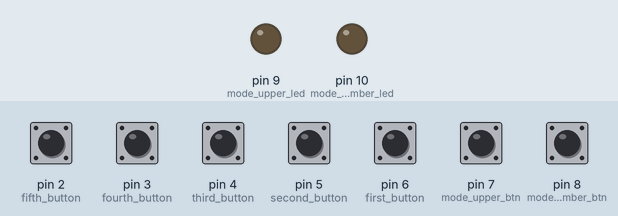
This sketch was run on a simulated Arduino Leonardo, built with avr-gcc and run on an emulated ATmega32U4. On the bench: output pins drawn as LEDs (lit = HIGH). Dashed ring = blinking. The inputs (shaded band) are chosen by the test bench; at power-on: pin 2 (fifth_button), pin 3 (fourth_button), pin 4 (third_button), pin 5 (second_button), pin 6 (first_button), pin 7 (mode_upper_btn), pin 8 (mode_number_btn) HIGH. USB keyboard and mouse output is not drawn.

Above: at 1.4 s.
1.5 s: pin 7 (mode_upper_btn) pulled LOW for 1 s
At 3.2 s:
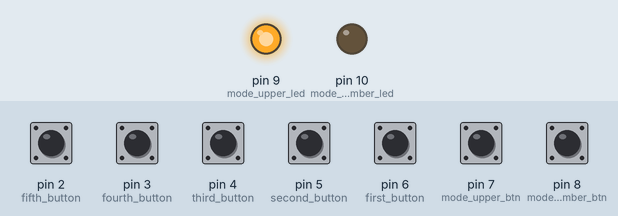
4.5 s: pin 8 (mode_number_btn) pulled LOW for 0.15 s
At 4.8 s:
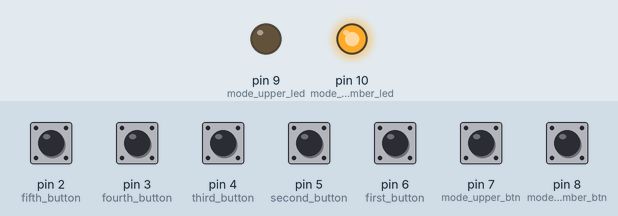
6.1 s: pin 8 (mode_number_btn) pulled LOW for 1 s
At 6.32 s:
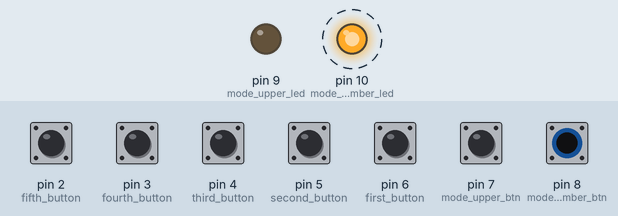
9.1 s: pin 7 (mode_upper_btn) pulled LOW for 0.15 s
At 9.5 s:
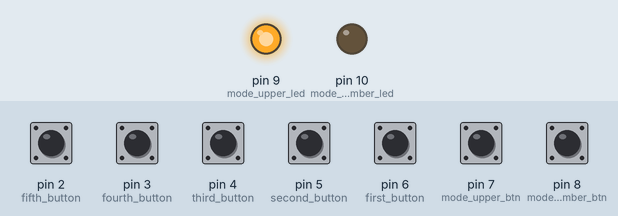
Timing chart, 0 to 11.7 s (numbered marks = the images above; inputs shaded):
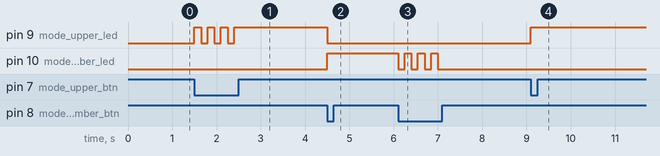

Measured:
- after the input at 1.5 s, pin 9 (mode_upper_led): alternates HIGH for 0.15 s and LOW for 0.15 s, 7 changes in all, then stays HIGH, starting at once
- after the input at 4.5 s, pin 9 (mode_upper_led): HIGH → LOW at once; pin 10 (mode_number_led): LOW → HIGH at once
- after the input at 6.1 s, pin 10 (mode_number_led): alternates HIGH for 0.15 s and LOW for 0.15 s, 7 changes in all, then stays LOW, starting at once
- after the input at 9.1 s, pin 9 (mode_upper_led): LOW → HIGH at once

The sketch:

chord_test_micro.ino
```cpp
/* Arduino USB HID Chorded Keyboard
 * copied from everywhere
 */

#include <Keyboard.h>

//I had to reverse these
//due to hardware design
//flaw
int first_button = 6;
int second_button = 5;
int third_button = 4;
int fourth_button = 3;
int fifth_button = 2;

int mode_upper_btn = 7;
int mode_number_btn = 8;

int mode_upper_led = 9;
int mode_number_led = 10;

int first_state_initial = 0;
int second_state_initial = 0;
int third_state_initial = 0;
int fourth_state_initial = 0;
int fifth_state_initial = 0;

int prev_chord_char = 0;

//character definitions from
//http://www.asciitable.com/
//in dec form and from
//https://www.arduino.cc/en/Reference/KeyboardWrite
int case_lower[] = { 0,
    97, //a
    98,
    99,
    100,
    101,
    102,
    103,
    104,
    105,
    106,
    107,
    108,
    109,
    110,
    111,
    112,
    113,
    114,
    115,
    116,
    117,
    118,
    119,
    120,
    121,
    122, //z
    32,  //space
    178, //backspace
    176, //return
    177, //escape
    46   //period
};

int case_upper[] = { 0,
    65, //A
    66,
    67,
    68,
    69,
    70,
    71,
    72,
    73,
    74,
    75,
    76,
    77,
    78,
    79,
    80,
    81,
    82,
    83,
    84,
    85,
    86,
    87,
    88,
    89,
    90,  //Z
    32,  //space
    178, //backspace
    39,  //'
    34,  //"
    44   //,
};

int case_number[] = { 0,
    49, //1
    50,
    51,
    52,
    53,
    54,
    55,
    56,
    57,  //9
    48,  //0
    33,  //!
    64,  //@
    35,  //#
    36,  //$
    37,  //%
    94,  //^
    40,  //(
    41,  //)
    43,  //+
    45,  //-
    91,  //[
    93,  //]
    95,  //_
    126, //~
    123, //{
    125, //}
    47,  ///
    63,  //?
    60,  //<
    62,  //>
    124  //|
};

int current_bank = 0;

void setup()
{
    pinMode(first_button, INPUT_PULLUP);
    pinMode(second_button, INPUT_PULLUP);
    pinMode(third_button, INPUT_PULLUP);
    pinMode(fourth_button, INPUT_PULLUP);
    pinMode(fifth_button, INPUT_PULLUP);
    pinMode(mode_upper_btn, INPUT_PULLUP);
    pinMode(mode_number_btn, INPUT_PULLUP);
    pinMode(mode_upper_led, OUTPUT);
    pinMode(mode_number_led, OUTPUT);

    digitalWrite(mode_upper_led, LOW);
    digitalWrite(mode_number_led, LOW);

    Keyboard.begin();

    delay(200);

}

void loop()
{
    int chord_char = 0;
    int chord_char_final = 0;

    if (digitalRead(mode_upper_btn) == LOW) {
        switch (current_bank) {
        case 1:
            current_bank = 0;
            digitalWrite(mode_upper_led, LOW);
            delay(150);
            break;
        default:
            current_bank = 1;
            digitalWrite(mode_upper_led, HIGH);
            digitalWrite(mode_number_led, LOW);
            delay(150);
            break;
        }
    }

    if (digitalRead(mode_number_btn) == LOW) {
        switch (current_bank) {
        case 2:
            current_bank = 0;
            digitalWrite(mode_number_led, LOW);
            delay(150);
            break;
        default:
            current_bank = 2;
            digitalWrite(mode_number_led, HIGH);
            digitalWrite(mode_upper_led, LOW);
            delay(150);
            break;
        }
    }

    first_state_initial = digitalRead(first_button);
    second_state_initial = digitalRead(second_button);
    third_state_initial = digitalRead(third_button);
    fourth_state_initial = digitalRead(fourth_button);
    fifth_state_initial = digitalRead(fifth_button);

    if (first_state_initial == LOW)
        chord_char = chord_char + 1;

    if (second_state_initial == LOW)
        chord_char = chord_char + 2;

    if (third_state_initial == LOW)
        chord_char = chord_char + 4;

    if (fourth_state_initial == LOW)
        chord_char = chord_char + 8;

    if (fifth_state_initial == LOW)
        chord_char = chord_char + 16;

    if (chord_char != 0) {
        delay(40);
        if (state_change() == 0) {
            chord_char_final = chord_char;
            if (chord_char_final == prev_chord_char) {
                prev_chord_char = 0;
            } else {
                switch (current_bank) {
                case 0:
                    Keyboard.write(case_lower[chord_char_final]);
                    break;
                case 1:
                    Keyboard.write(case_upper[chord_char_final]);
                    break;
                case 2:
                    Keyboard.write(case_number[chord_char_final]);
                    break;
                }
                delay(50);
                prev_chord_char = chord_char_final;
            }
        }
    }
}

//the point of this block is to wait to see
//if additional buttons get pressed before
//writing the final output
int state_change()
{
    int first_state_check = digitalRead(first_button);
    int second_state_check = digitalRead(second_button);
    int third_state_check = digitalRead(third_button);
    int fourth_state_check = digitalRead(fourth_button);
    int fifth_state_check = digitalRead(fifth_button);
    if (first_state_check == first_state_initial &&
	second_state_check == second_state_initial &&
	third_state_check == third_state_initial &&
	fourth_state_check == fourth_state_initial &&
	fifth_state_check == fifth_state_initial)
        return 0;
    else
        return 1;
}
```
